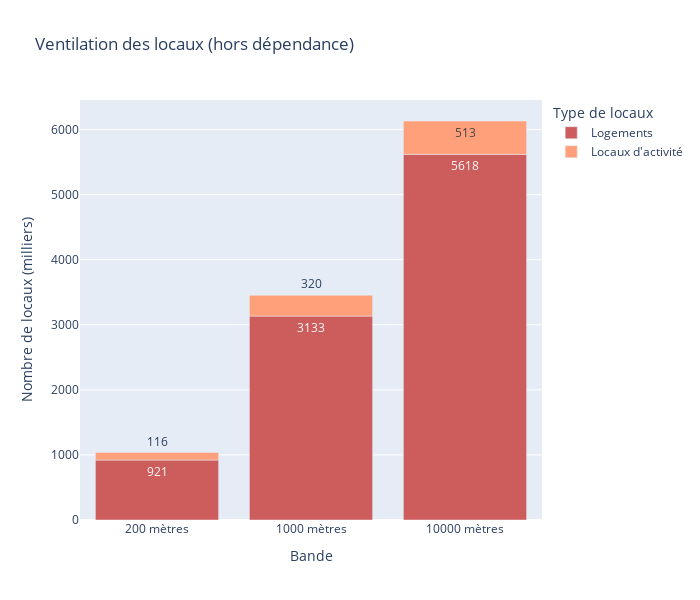

Source (notebook cell):
### Code cell
color_discrete_map = {"nb_logt": "indianred", "nb_loc_act": "lightsalmon"}
new_names = {'nb_logt': 'Logements', 'nb_loc_act': "Locaux d'activité"}

fig = px.bar(national, 
             y=["nb_logt", "nb_loc_act"], 
             x="lbl_frange", 
             color_discrete_map=color_discrete_map,
             text_auto=".0f", 
             orientation="v", 
             height=600, 
             width=700, 
             labels={"value" : "Nombre de locaux (milliers)", "lbl_frange": "Bande"},
             title="Ventilation des locaux (hors dépendance)",
             )

for trace, new_name in zip(fig.data, new_names.values()):
    trace.name = new_name
fig.update_layout(legend_title_text="Type de locaux")
fig.show()

### Figure 1 — Plotly figure (JSON) as saved in the notebook; plotly's stock layout.template omitted (floating-point values rounded to 4 significant figures)
{"data": [{"alignmentgroup": "True", "hovertemplate": "variable=nb_logt<br>Bande=%{x}<br>Nombre de locaux (milliers)=%{y}<extra></extra>", "legendgroup": "nb_logt", "marker": {"color": "indianred", "pattern": {"shape": ""}}, "name": "Logements", "offsetgroup": "nb_logt", "orientation": "v", "showlegend": true, "textposition": "auto", "texttemplate": "%{y:.0f}", "type": "bar", "x": ["200 mètres", "1000 mètres", "10000 mètres"], "xaxis": "x", "y": [921.0, 3133.0, 5618.0], "yaxis": "y"}, {"alignmentgroup": "True", "hovertemplate": "variable=nb_loc_act<br>Bande=%{x}<br>Nombre de locaux (milliers)=%{y}<extra></extra>", "legendgroup": "nb_loc_act", "marker": {"color": "lightsalmon", "pattern": {"shape": ""}}, "name": "Locaux d'activité", "offsetgroup": "nb_loc_act", "orientation": "v", "showlegend": true, "textposition": "auto", "texttemplate": "%{y:.0f}", "type": "bar", "x": ["200 mètres", "1000 mètres", "10000 mètres"], "xaxis": "x", "y": [116.0, 320.3, 513.3], "yaxis": "y"}], "layout": {"barmode": "relative", "height": 600, "legend": {"title": {"text": "Type de locaux"}, "tracegroupgap": 0}, "title": {"text": "Ventilation des locaux (hors dépendance)"}, "width": 700, "xaxis": {"anchor": "y", "domain": [0, 1], "title": {"text": "Bande"}}, "yaxis": {"anchor": "x", "domain": [0, 1], "title": {"text": "Nombre de locaux (milliers)"}}}}
